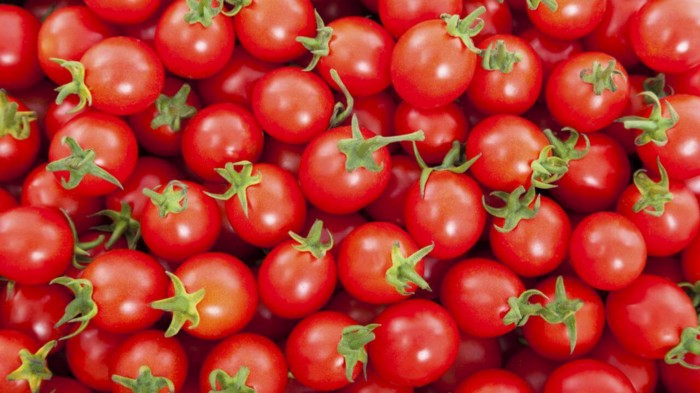
#> input picture imgs/008_tomates.jpeg, 700 x 393 px, found by its file name
$ python subtracao_de_img.py
#> lines starting #> are read from the running program, lines starting #| are printed output that depends on the picture
import cv2

# espscificando o caminho das duas imagens que seram somadas
img1 = cv2.imread(
    r"C:\Users\rozas\Projects\opencv-experiments\imgs\008_tomates.jpeg")
#> img1 is the input picture: shape (393, 700, 3); mean B, G, R 45.2, 55.8, 181.3
img2 = cv2.imread(
    r"C:\Users\rozas\Projects\opencv-experiments\imgs\011_circle.JPG")
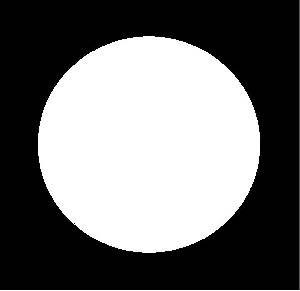
#> input picture imgs/011_circle.JPG, 300 x 291 px, found by its file name
#> img2 is the input picture: shape (291, 300, 3); mean B, G, R 111.6, 111.6, 111.6

# Para as imagens serem somadas elas precisam ter o mesmo tamanho
img1 = cv2.resize(img1, (img2.shape[1], img2.shape[0]))
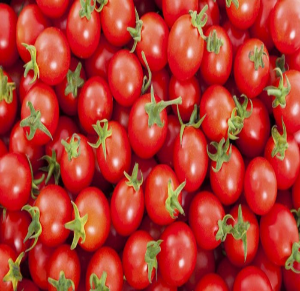
#> img1: shape (291, 300, 3); mean B, G, R 45.1, 55.7, 181.2

# cv2.subtract é aplicado sobre o entradas de imagem com parâmetros aplicados
sub = cv2.subtract(img1, img2)
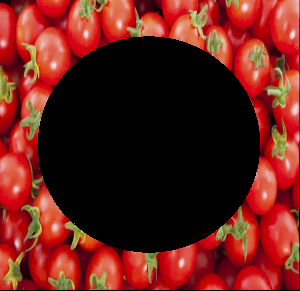
#> sub: shape (291, 300, 3); mean B, G, R 25.4, 31.6, 102

# a janela mostra a imagem de saida com a subtracao ponderada
cv2.imshow("Imagem Ponderada", sub)

# Deslocar qualquer uso de memoria associado
if cv2.waitKey(0) & 0xFF == 27:
#> (key Esc is pressed here)
    cv2.destroyAllWindows()
